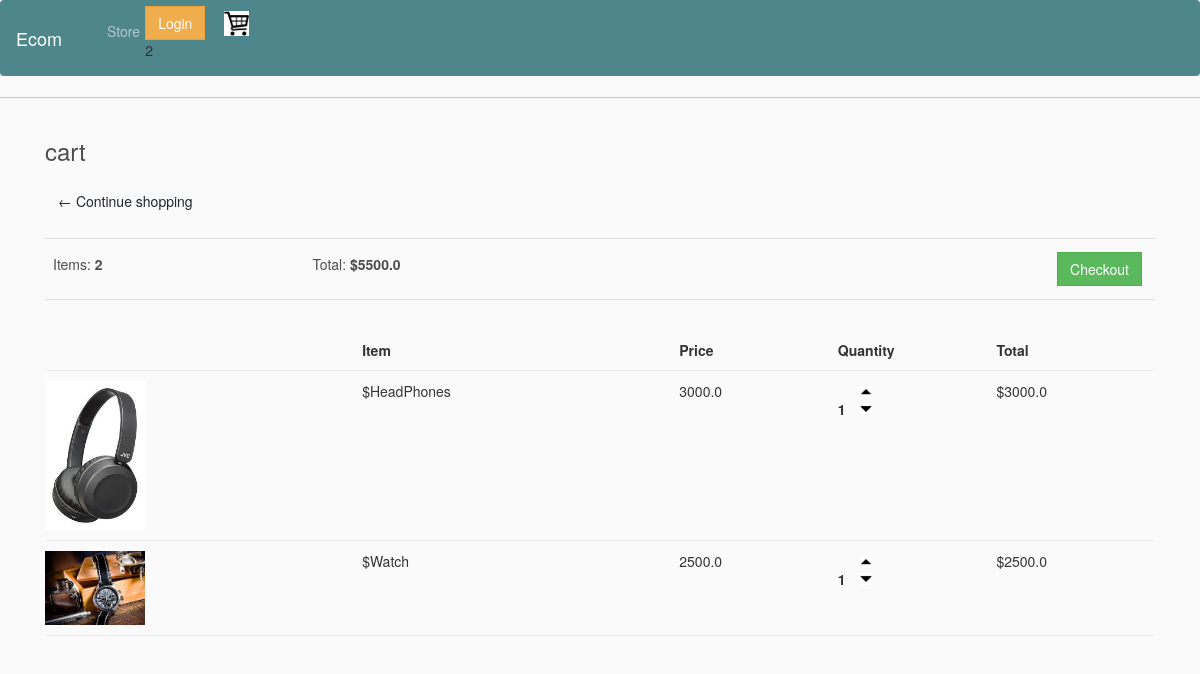
The app's page /cart/ (signed in) with its own data.
### store/models.py (models this page shows, shortened)
class Order(models.Model):
    customer= models.OneToOneField(Customer, null= True,on_delete=models.CASCADE, blank=True)
    date_ordered = models.DateField(auto_now_add=True)
    complete = models.BooleanField(default= False, null = True, blank = False)
    transaction_id = models.CharField(max_length=200,  null=True)
    @property
    def get_cart_total(self):
        orderitems = self.orderitem_set.all()
        total = sum([item.get_total for item in orderitems])
        return total
    @property
    def get_cart_items(self):
        orderitems = self.orderitem_set.all()
        total = sum([item.quantity for item in orderitems])
        return total

class OrderItem(models.Model):
    product = models.ForeignKey(Product, null= True,on_delete=models.SET_NULL, blank = True)
    order = models.ForeignKey(Order,null= True,on_delete=models.SET_NULL)
    complete = models.BooleanField(default= False, null = True, blank = False)
    quantity = models.IntegerField(default=0, null = True, blank = True)
    date_added = models.DateTimeField(auto_now_add=True)
    @property
    def get_total(self):
        total = self.product.price * self.quantity
        return total

class Product(models.Model):
    name = models.CharField(max_length=200, null= True, blank=True)
    price = models.FloatField()
    digital = models.BooleanField(default= False, null = True, blank = False)
    image = models.ImageField(null= True, blank= True)
    @property
    def imageURL(self):
        try:
            url = self.image.url
        except:
            url = ""
        return url

### store/views.py (the view)
# urls.py: path('cart/', views.cart, name = 'cart'),
def cart(request):
    if request.user.is_authenticated:
        customer = request.user.customer
        order, created = Order.objects.get_or_create(customer=customer,complete = False)
        items = order.orderitem_set.all()
        cartItems = order.get_cart_items
    else :
        items = []
        order = {'get_cart_total':0,'get_cart_items': 0,'shipping': False}
        cartItems = order['get_cart_items']
    context = {'items':items,'order':order,'cartItems': cartItems}
    return render(request,'store/cart.html', context)

### store/templates/store/cart.html
{% extends 'store/main.html'%}
{% load static %}
{% block content %}
<h3> cart</h3>
<div class = "row">
    <div class = "col-lg-12">
        <div class "box-element">
            <a class = "btn btn-outline-dark" href = "{% url 'store'%}">&#x2190; Continue shopping</a>
            <br>
            <br>
            <table class="table">
                <tr>
                    <th><h5>Items: <strong>{{order.get_cart_items}}</strong></h5></th>
                    <th><h5>Total: <strong>${{order.get_cart_total}}</strong></h5></th>
                        <th>
                            <a style="margin : 5px; float: right" class ="btn btn-success" href ="{% url 'checkout' %}">    Checkout</a>
                        </th>
            </table>
        </div>
        <br>
       <div class "box-element">
        <div class = "cart-row">
            <div style="flex:2"></div>
            <div style="flex:2"><strong>Item</strong></div>
            <div style="flex:1"><strong>Price</strong></div>
            <div style="flex:1"><strong>Quantity</strong></div>
            <div style="flex:1"><strong>Total</strong></div>
        </div>
        {% for item in items %}
        <div class="cart-row">
            <div style="flex:2"><img class="row-image" src="{{item.product.imageURL}}"></div>
            <div style="flex:2"><p>${{item.product.name }}</p></div>
            <div style="flex:1"><p>{{item.product.price }}</p></div>
            <div style="flex:1">
                <p class="quantity">{{item.quantity}}</p>
                <div class="quantity">
                    <img data-product = {{item.product.id}} data-action = "add" class="chg-quantity" src="{% static  'images/up.png' %}">
                    <img data-product = {{item.product.id}} data-action = "remove" class="chg-quantity" src="{% static  'images/down.png' %}">
                </div>
            </div>
            <div style="flex:1"><p>${{item.get_total}}</p></div>
        </div>
        {% endfor %}
        </div>
    </div>
</div>
{% endblock content %}

### store/static/css/main.css (style rules this page uses)
body { background-color: hsl(0, 0%, 98%); }
h1,h2,h3,h4,h5,h6 { color:hsl(0, 0%, 30%); }
.col-lg-4, .col-lg-6, .col-lg-8, .col-lg-12 { margin-top: 10px; }
.btn { border-radius: 0; }
.row-image { width: 100px; }
.cart-row { display: flex; align-items: flex-stretch; padding-bottom: 10px; margin-bottom: 10px; border-bottom: 1px solid #ececec; }
.quantity { display: inline-block; font-weight: 700; padding-right:10px; }
.chg-quantity { width: 12px; cursor: pointer; display: block; margin-top: 5px; transition:.1s; }

### records on screen
Order: get_cart_items "2", get_cart_total "5500.0"
OrderItem: product.imageURL (picture), product.name "HeadPhones", product.price "3000.0", quantity "1", get_total "3000.0"
OrderItem: product.imageURL (picture), product.name "Watch", product.price "2500.0", quantity "1", get_total "2500.0"

### other values on screen
{{ cartItems }} "2"
